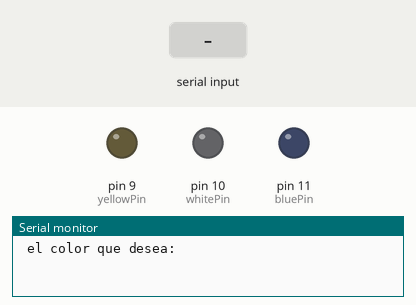
This sketch was run on a simulated Arduino Uno, built with avr-gcc and run on an emulated ATmega328P. Parts: output pins drawn as LEDs (lit = HIGH), the last lines printed to the serial monitor. Inputs (shaded band) come from the test bench.

Above: at 1.2 s.
1.3 s: "blanco" received over Serial
At 3.4 s:
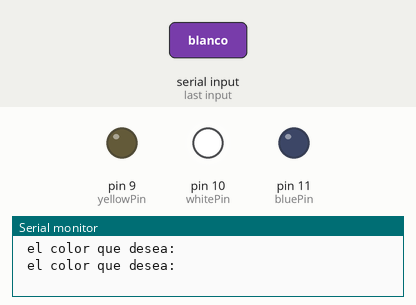
3.8 s: "amarillo" received over Serial
At 5.3 s:
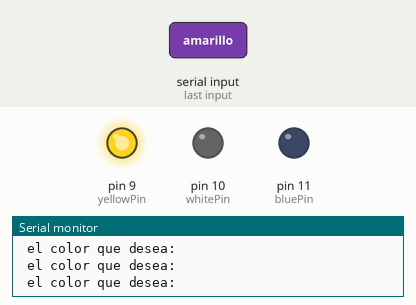
6.3 s: "azul" received over Serial
At 8.4 s:
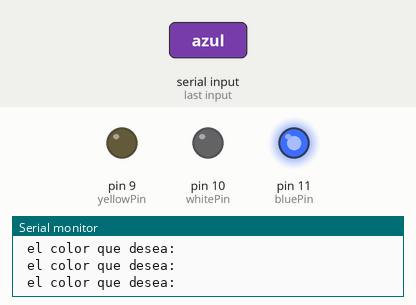
Timing chart, 0 to 9.9 s (numbered marks = the images above; inputs shaded):
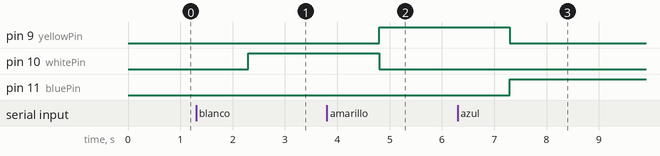

The sketch:

RGBledInputSerial.ino
```cpp
int whitePin=10;
int yellowPin=9;
int bluePin=11;
int brightness=255;
String  Col;

void setup() {
  // put your setup code here, to run once:
  Serial.begin(115200);
  pinMode(whitePin,OUTPUT);
   pinMode(yellowPin,OUTPUT);
    pinMode(bluePin,OUTPUT);
}
void serialFlush(){//Esta funcion limpia el buffer del serial
  while(Serial.available() > 0) {
    char t = Serial.read();
  }
}
void loop() {
  // put your main code here, to run repeatedly:
  Serial.println(" el color que desea: ");
  serialFlush();
  while(Serial.available()==0){
  }
Col=Serial.readString();

if (Col=="blanco"){
    analogWrite(whitePin,brightness);
    analogWrite(yellowPin,0);
    analogWrite(bluePin,0);
    }
 if (Col=="amarillo"){
    analogWrite(whitePin,0);
    analogWrite(yellowPin,brightness);
    analogWrite(bluePin,0);
    }

 if (Col=="azul"){
    analogWrite(whitePin,0);
    analogWrite(yellowPin,0);
    analogWrite(bluePin,brightness);
  }
 if (Col != "azul" && Col != "amarillo" &&  Col != "blanco"){
    Serial.println(" Ingrese un color valido( azul amarillo o blanco  ");
    Serial.println(" ");
  }

}
```

Measured:
- after the input at 1.3 s, pin 10 (whitePin): LOW → HIGH after 1.0 s
- after the input at 3.8 s, pin 9 (yellowPin): LOW → HIGH after 1.0 s; pin 10 (whitePin): HIGH → LOW after 1.0 s
- after the input at 6.3 s, pin 9 (yellowPin): HIGH → LOW after 1.0 s; pin 11 (bluePin): LOW → HIGH after 1.0 s
